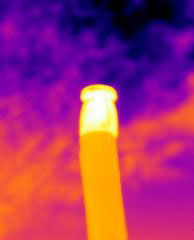
%> input picture FLIR0172.jpg, 194 x 240 px
$ octave newfcming.m   (GNU Octave 9; MATLAB toolbox functions it lacks are replaced by stand-ins)
%> lines starting %> are read from the running program, lines starting %| are printed output that depends on the picture
### imhistfuzzycm.m
function [U,P,Dist,Cluster_Res,Obj_Fcn,iter]=imhistfuzzycm(Data,C,plotflag,M,epsm)
% 模糊 C 均值聚类 FCM: 从随机初始化划分矩阵开始迭代
% [U,P,Dist,Cluster_Res,Obj_Fcn,iter] = fuzzycm(Data,C,plotflag,M,epsm)
% 输入:
%     Data: N×S 型矩阵,聚类的原始数据,即一组有限的观测样本集,
%           Data 的每一行为一个观测样本的特征矢量,S 为特征矢量
%           的维数,N 为样本点的个数
%     C:    聚类数,1<C<N
%     plotflag: 聚类结果 2D/3D 绘图标记,0 表示不绘图,为缺省值
%     M:    加权指数,缺省值为 2
%     epsm: FCM 算法的迭代停止阈值,缺省值为 1.0e-6
% 输出:
%     U:    C×N 型矩阵,FCM 的划分矩阵
%     P:    C×S 型矩阵,FCM 的聚类中心,每一行对应一个聚类原型
%     Dist: C×N 型矩阵,FCM 各聚类中心到各样本点的距离,聚类中
%           心 i 到样本点 j 的距离为 Dist(i,j)
%     Cluster_Res: 聚类结果,共 C 行,每一行对应一类
%     Obj_Fcn: 目标函数值
%     iter: FCM 算法迭代次数
% See also: fuzzydist maxrowf fcmplot
if nargin<5
    epsm=1.0e-6;
end
if nargin<4
    M=2;
end
if nargin<3
    plotflag=0;
end

HData=imhist(uint8(Data));
NN=size(HData,1);
HData=HData';
HDatanew=HData(ones(C,1),:);

m=2/(M-1);iter=0;
Dist(C,NN)=0; U(C,NN)=0; P(C,1)=0;
w=ones(3,3)/9;
% 随机初始化划分矩阵
U0 = rand(C,NN);
U0=U0./(ones(C,1)*sum(U0));
% FCM 的迭代算法
KK=0:255;
KKN=KK(ones(C,1),:);
while true
    % 迭代计数器
    iter=iter+1;
    % 计算或更新聚类中心 P
    Um=U0.^M;
    P=sum(Um.*HDatanew.*KKN,2)./sum(Um.*HDatanew,2);
    % 更新划分矩阵 U
    for i=1:C
        for j=1:NN
            %             Dist(i,j)=fuzzydist(P(i,:),Data(j,:));
            Dist(i,j)=fuzzydist(P(i,:),j-1);
        end
    end
    U=1./(Dist.^m.*(ones(C,1)*sum(Dist.^(-m))));
    % 目标函数值: 类内加权平方误差和
    if nargout>4 | plotflag
        Obj_Fcn(iter)=sum(sum(Um.*(Dist.^2).*HDatanew));
    end
    % FCM 算法迭代停止条件
    if norm(U-U0,Inf)<epsm
        break
    end
    U0=U;
%     U=imfilter(U,w);
%     U=U./(ones(C,1)*sum(U));
%     U0=U;
end
% 聚类结果
if nargout > 3
    res = maxrowf(U);
    for c = 1:C
        v = find(res==c);
        Cluster_Res(c,1:length(v))=v;
    end
end
% 绘图
if plotflag
    fcmplot(Data,U,P,Obj_Fcn);
end

### newfcming.m
clear;close all;clc;
f=imread('FLIR0172.jpg');
%> f is the input picture: size 240x194x3 uint8; mean R, G, B 159.4, 47.5, 109.4
f=rgb2gray(f);
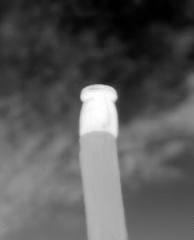
%> f: size 240x194 uint8; min 0, max 255, mean 88
f=imnoise(f,'gaussian',0.02,0.004);%对图像加入高斯噪声
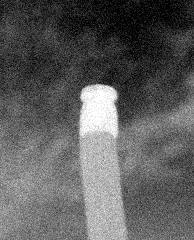
%> f: size 240x194 uint8; min 0, max 255, mean 93
figure,imshow(f);
ft=f';
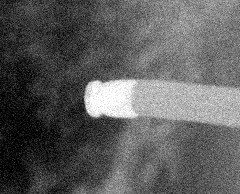
%> ft: size 194x240 uint8; min 0, max 255, mean 93; mean of the top-left, top-right, bottom-left and bottom-right quarters 63.9, 132.2, 54.2, 121.8
[M,N]=size(f);
%> M = 240; N = 194
Data=zeros(M*N,1);
Data=ft(:);

tic;
%FCM聚类
% [U,P,Dist,Cluster_Res,Obj_Fcn,iter]=fuzzycm(Data,3,0,2,1.0e-4);
[U,P,Dist,Cluster_Res,Obj_Fcn,iter]=imhistfuzzycm(Data,3,0,2,1.0e-4);
%> in imhistfuzzycm, `HData=imhist(uint8(Data));`: HData = 256 values, max 968 at index 1, min 16 at index 219, mean 181.9
%> the loop in imhistfuzzycm, `while true` made 1 pass
%> P on pass 1: [90; 93.42; 97.69]
%> the run ends on the next line

$ run again, with FLIR0174.jpg copied over FLIR0172.jpg
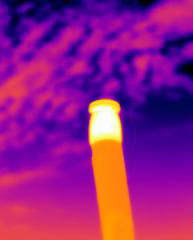
%> input picture FLIR0174.jpg, 193 x 240 px
%> f is the input picture: size 240x193x3 uint8; mean R, G, B 144.8, 28.3, 132.1
%> `f=imnoise(f,'gaussian',0.02,0.004);`:
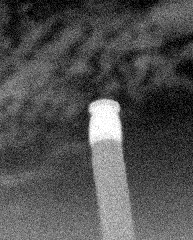
%> f: size 240x193 uint8; min 0, max 255, mean 79.9
%> `ft=f';`:
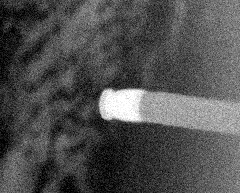
%> ft: size 193x240 uint8; min 0, max 255, mean 79.9; mean of the top-left, top-right, bottom-left and bottom-right quarters 66.9, 87.8, 62.4, 102.4
%> HData = 256 values, max 533 at index 1, min 4 at index 208, mean 180.9
%> the loop in imhistfuzzycm, `while true` made 1 pass
%> P on pass 1: [76.6; 79.99; 83.98]

$ run again, with FLIR0176.jpg copied over FLIR0172.jpg
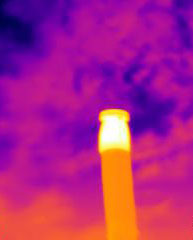
%> input picture FLIR0176.jpg, 193 x 240 px
%> f is the input picture: size 240x193x3 uint8; mean R, G, B 172.1, 33.8, 132.7
%> `f=imnoise(f,'gaussian',0.02,0.004);`:
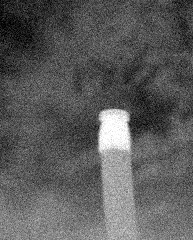
%> f: size 240x193 uint8; min 0, max 255, mean 91.3
%> `ft=f';`:
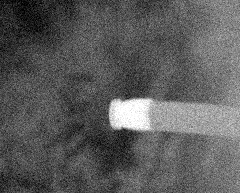
%> ft: size 193x240 uint8; min 0, max 255, mean 91.3; mean of the top-left, top-right, bottom-left and bottom-right quarters 66.8, 97.8, 74.6, 125.8
%> HData = 256 values, max 645 at index 86, min 5 at index 206, mean 180.9
%> the loop in imhistfuzzycm, `while true` made 1 pass
%> P on pass 1: [90.89; 91.38; 92.24]

$ run again, with FLIR0178.jpg copied over FLIR0172.jpg
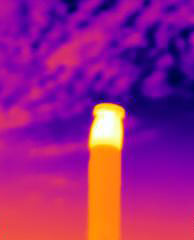
%> input picture FLIR0178.jpg, 194 x 240 px
%> f is the input picture: size 240x194x3 uint8; mean R, G, B 151.5, 29.2, 134
%> `f=imnoise(f,'gaussian',0.02,0.004);`:
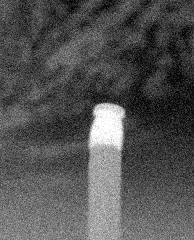
%> f: size 240x194 uint8; min 0, max 255, mean 82.6
%> `ft=f';`:
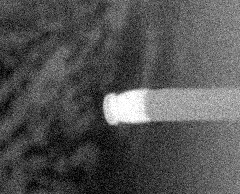
%> ft: size 194x240 uint8; min 0, max 255, mean 82.6; mean of the top-left, top-right, bottom-left and bottom-right quarters 70.6, 101.7, 55.5, 102.6
%> HData = 256 values, max 576 at index 72, min 6 at index 217, mean 181.9
%> the loop in imhistfuzzycm, `while true` made 1 pass
%> P on pass 1: [79.93; 82.56; 85.72]
